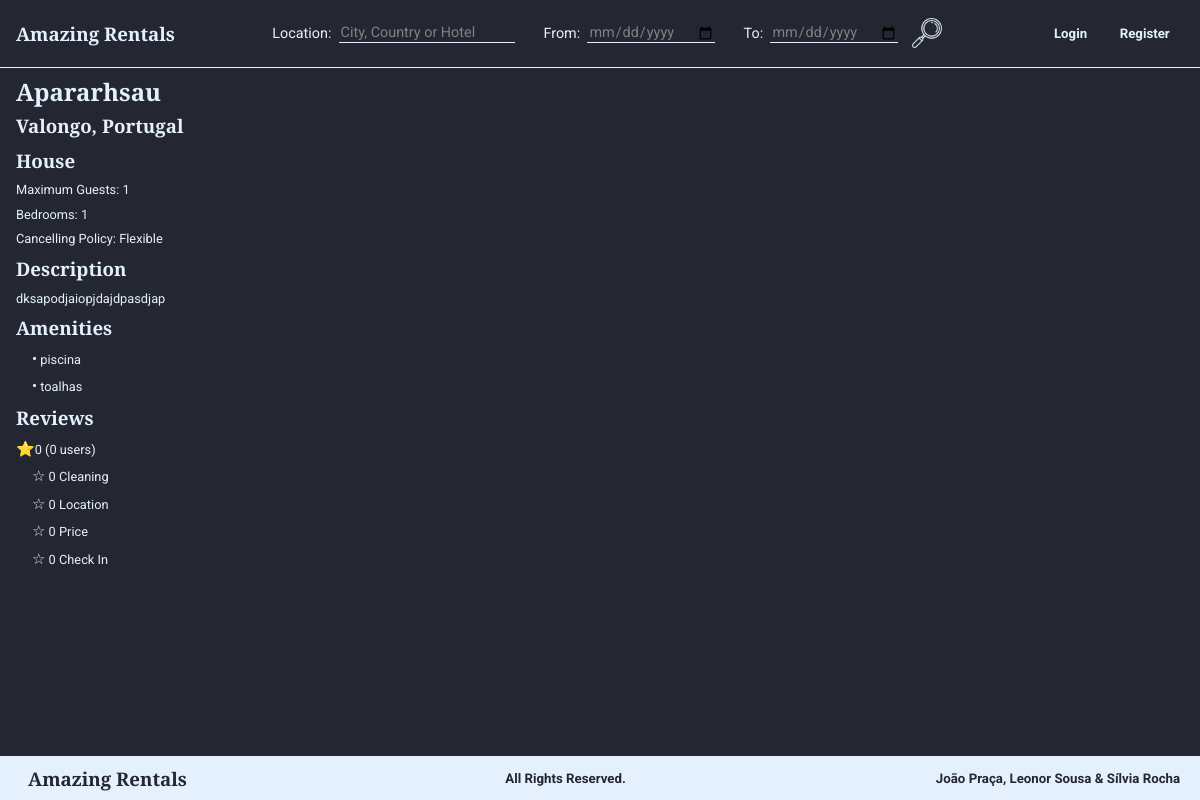
The page /viewProperty.php?id=2 on the database as committed earlier.
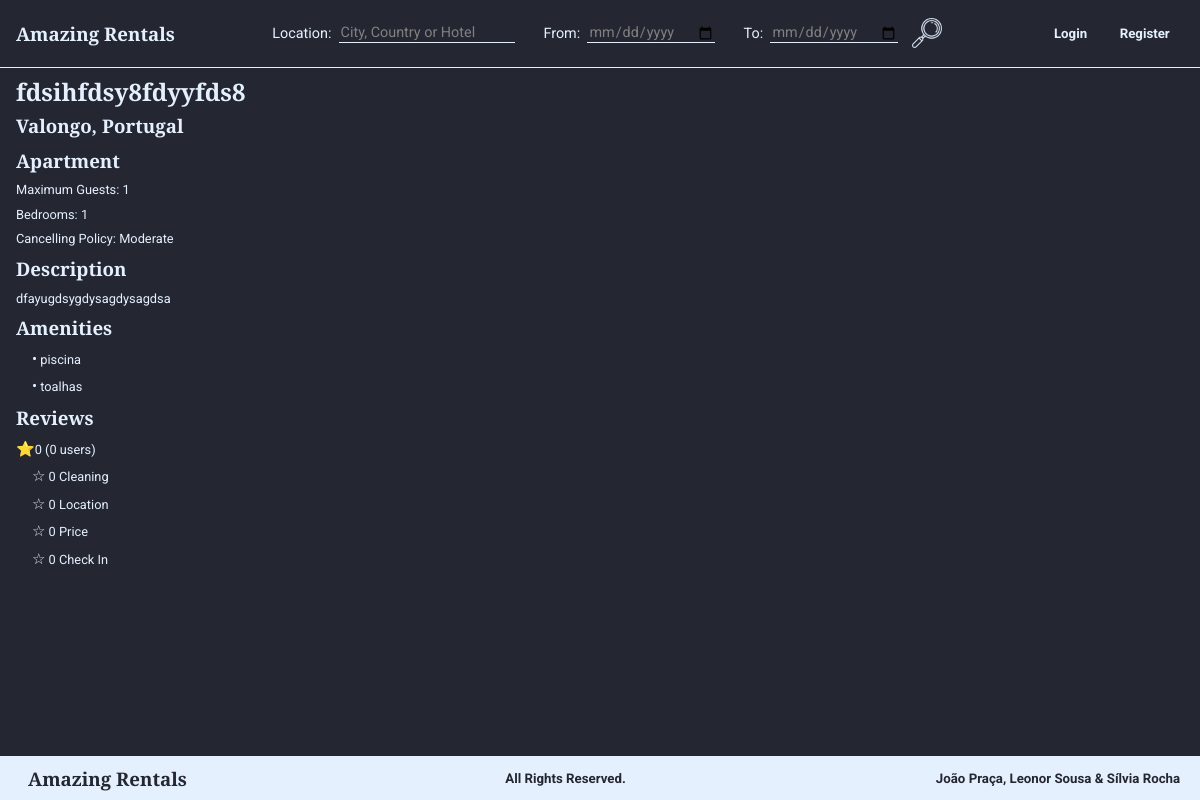
The same page on the database as committed later.
### tables this page shows
CREATE TABLE Habitacao (
    idHabitacao INTEGER PRIMARY KEY,
    nome        TEXT,
    numQuartos  INTEGER CHECK (numQuartos > 0), 
    maxHospedes INTEGER CHECK (maxHospedes > 0),  
    precoNoite  REAL    CHECK (precoNoite > 0), 
    taxaLimpeza REAL CHECK (taxaLimpeza >= 0), 
    descricao   TEXT,
    latitude    REAL    CHECK(latitude>=-90 and latitude<=90),
    longitude   REAL    CHECK(longitude>=-180 and longitude<=180),
    morada      TEXT,
    idCidade    INTEGER REFERENCES Cidade(idCidade) ON DELETE RESTRICT ON UPDATE RESTRICT, 
    idUtilizador INTEGER REFERENCES Utilizador(idUtilizador) ON DELETE CASCADE ON UPDATE CASCADE,
    idTipo      INTEGER REFERENCES TipoDeHabitacao (idTipo) ON DELETE SET NULL ON UPDATE CASCADE, 
    idPolitica  INTEGER REFERENCES PoliticaDeCancelamento (idPolitica) ON DELETE RESTRICT ON UPDATE CASCADE
);

CREATE TABLE Cidade (
    idCidade    INTEGER PRIMARY KEY,
    nome        VARCHAR(15) NOT NULL, 
    idPais      INTEGER REFERENCES Pais(idPais),
    UNIQUE(nome, idPais)
);

CREATE TABLE Pais (
    idPais      INTEGER PRIMARY KEY,
    nome        VARCHAR(15) UNIQUE NOT NULL 
);

CREATE TABLE TipoDeHabitacao (
    idTipo  INTEGER PRIMARY KEY,
    nome    VARCHAR(30) UNIQUE NOT NULL
);

CREATE TABLE PoliticaDeCancelamento (
    idPolitica              INTEGER PRIMARY KEY,
    nome                    VARCHAR(25) UNIQUE NOT NULL, 
    descricao               VARCHAR(500) NOT NULL, 
    percentagemReembolso    INTEGER CHECK (percentagemReembolso >= 0 AND percentagemReembolso <= 1)
);

CREATE TABLE Comodidade (
    idComodidade    INTEGER PRIMARY KEY,
    nome            VARCHAR(15) UNIQUE NOT NULL
);

### viewProperty.php (called while the page is built, shortened)
<?php
    $logedin=false;
    include('templates/common/header.php');
    include_once('database/connection.php');
    include_once('database/habitations.php');
    $habitation = getHabitationById($_GET['id']);
    include('templates/properties/viewProperty.php');
    include('templates/common/footer.php');
?>

### database/habitations.php (called while the page is built, shortened)
<?php
function getHabitationById($id){
    global $db;
    $stmt = $db->prepare('SELECT * FROM Habitacao WHERE idHabitacao=?');
    $stmt->execute(array($id));
    return $stmt->fetch();
}
function getNameType($id){
    global $db;
    $stmt = $db->prepare('SELECT nome FROM TipoDeHabitacao WHERE idTipo=?');
    $stmt->execute(array($id));
    return $stmt->fetch();
}
function getPolicy($id){
    global $db;
    $stmt = $db->prepare('SELECT * FROM PoliticaDeCancelamento WHERE idPolitica=?');
    $stmt->execute(array($id));
    return $stmt->fetch();
}
function getNameCity($id){
    global $db;
    $stmt = $db->prepare('SELECT nome FROM Cidade WHERE idCidade=?');
    $stmt->execute(array($id));
    return $stmt->fetch()['nome'];
}
function getNameCountry($idCity){
    global $db;
    $stmt = $db->prepare('SELECT Pais.nome as nome FROM Cidade JOIN Pais USING (idPais) WHERE idCidade=?');
    $stmt->execute(array($idCity));
    return $stmt->fetch()['nome'];
}
function getAmenities($idHabitacao){
    global $db;
    $stmt = $db->prepare('SELECT nome FROM Comodidade JOIN Dispoe USING (idComodidade) WHERE idHabitacao=?');
    $stmt->execute(array($idHabitacao));
    return $stmt->fetchAll();
}
?>

### templates/properties/viewProperty.php (the view, shortened to what this page needs)
<section id="property">
    <header>
        <h1><?=$habitation['nome']?></h1>
        <h3><?= getNameCity($habitation['idCidade'])?>, <?= getNameCountry($habitation['idCidade'])?> </h3>
    </header>
    <section id="property_data">
        <h3><?=getNameType($habitation['idTipo'])['nome'] ?></h3>
        <p>Maximum Guests: <?=$habitation['maxHospedes']?></p>
        <p>Bedrooms: <?=$habitation['numQuartos']?></p>
        <p>Cancelling Policy: <?=getPolicy($habitation['idPolitica'])['nome']?></p>
        <h3>Description</h3>
        <p><?=$habitation['descricao']?></p>
        <h3>Amenities</h3>
        <?php
        $amenities=getAmenities($habitation['idHabitacao']);
        foreach ($amenities as $value) { ?>
            <p id="amenity">   <?=$value['nome']?></p>
        <?php } ?>
        <h3>Reviews</h3>
        <?php
            $cleaning=0;
            $location=0;
            $value=0;
            $check_in=0;
            $rating=0;
            $n=0;
        ?>
        <p class="rating"><?=$rating?> (<?=$n?> users)</p>
        <p class="star"> <?=$cleaning?> Cleaning</p>
        <p class="star"> <?=$location?> Location</p>
        <p class="star"> <?=$value?> Price</p>
        <p class="star"> <?=$check_in?> Check In</p>
    </section>
</section>

### templates/common/header.php (shortened to what this page needs)
<!DOCTYPE html>
<html>
    <head>
        <link href="style.css" rel="stylesheet">
        <link href="layout.css" rel="stylesheet">
        <link href="responsive.css" rel="stylesheet">
        <link rel="stylesheet" href="https://unpkg.com/leaflet@1.6.0/dist/leaflet.css"/>
    </head>
    <body>
        <div class="content">
            <nav id="menu">
            <ul>
                <li><a href="homepage.php"><h3>Amazing Rentals</h3></a></li>
                <li>
                    <?php
                        include('templates/common/search.php');
                    ?>
                </li>
                    <?php
                    if ($logedin){ ?>
                        <li>
                            <div class="dropdown">
                                <h5>My Area</h5>
                                <div class="dropdown-content">
                                    <a href="editProfile.php"><p>Edit Profile</p></a>
                                    <a href="listProperties.php"><p>My Properties</p></a>
                                    <a href="listReservations.php"><p>My Reservations</p></a>
                                    <a href="templates/forms/logout.php"><p>Logout</p></a>
                                </div>
                            </div>
                        </li>
                    <?php }
                    else{ ?>
                        <li>
                            <a href="login.php"><h5>Login</h5></a>
                            <a href="register.php"><h5>Register</h5></a>
                        </li>
                    <?php } ?>
            </ul>
        </nav>

### templates/common/search.php
<form id="search" method="get" action="listSearch.php">
    <p> Location: </p>
    <input class="search_input" type="search" name="location" placeholder="City, Country or Hotel" id="search_text_input" required>
    <p> From: </p>
    <input class="search_input" type="date" name="dateFrom" id="dateFrom" required>
    <p> To: </p>
    <input class="search_input" type="date" name="dateTo" id="dateTo" required>
    <input type="image" src="images/glass.png" alt="Submit" height="30" id="glass">
</form>

### templates/common/footer.php
        </div>
        <footer class="footer">
            <h3>Amazing Rentals</h3>
            <h5>All Rights Reserved.</h5>
            <h5>João Praça, Leonor Sousa & Sílvia Rocha</h5>
        </footer>
    </body>
</html>

### style.css (style rules this page uses)
:root { --myDarkBlue: #242732; --myLightBlue: #E5F0FF; --titlesFont: Arvo, Courier, sans-serif; --bodyFont: Roboto, sans-serif; }
h1, h2, h3 { font-family: var(--titlesFont); margin: 0 0.5em 0 0; }
h4, h5, h6, p, span, input, label, tr, a, #filter_button { font-family: var(--bodyFont); }
p { font-size: 0.8em; }
a { color: var(--myLightBlue) }
body { background-color: var(--myDarkBlue); color: var(--myLightBlue); }
#menu { border-bottom-width: thin; border-bottom-color: var(--myLightBlue); border-bottom-style: solid; background-color: var(--myDarkBlue); }
#menu ul { list-style-type: none; }
#menu a { color: var(--myLightBlue); text-decoration: none; }
body>footer { background: var(--myLightBlue); color: var(--myDarkBlue); }
#menu li:first-child+li+li h5, #menu li:first-child+li+li+li h5, .dropdown-content p { background: var(--myDarkBlue); border-style: solid; border-width: thin; border-color: var(--myDarkBlue); }
input, select, textarea { background: var(--myLightBlue); color: var(--myDarkBlue); border-style: none; }
#glass { background: var(--myDarkBlue); }
.search_input { border-bottom-width: thin; border-bottom-color: var(--myLightBlue); border-bottom-style: solid; background-color: transparent; color: var(--myLightBlue); }
#search p, input { font-size: 0.9em; }
#search input::placeholder, #search #dateFrom, #search #dateTo, #search input { color: grey; }
.rating { display: block; }
.rating::before { content: '\2B50'; font-size: 1.17em; }
.star { display: block; }
.star::before { content: '\2606'; font-size: 1.17em; }
#amenity { display: block; }
#amenity::before { content: '\2022'; font-size: 1.17em; }
a { text-decoration: none; }

### layout.css (style rules this page uses)
html, body { height: 100%; }
body { display: flex; flex-direction: column; margin: 0; padding: 0; }
.content { flex: 1 0 auto; margin: 3.7em 0 0 0; }
#menu { position: fixed; top: 0; width: 100%; z-index: 999; overflow: visible; }
#menu ul { text-align: center; padding: 0; margin: 0; display: flex; align-items: center; justify-content: space-between; }
#menu li:first-child, #menu li:first-child~li~li { flex-basis: 200px; text-align: right; }
#menu li:first-child~li~li a { display: inline-block; }
#menu li:first-child { text-align: left; margin-top: 1em; margin-bottom: 1em; }
#glass { vertical-align: middle; margin: 1em; }
#search_text_input, #dateFrom, #dateTo { margin-right: 0em; }
#menu li { padding: 0em 1em; }
#menu h5 { margin: 0; padding: 1em; }
.footer { flex-shrink: 0; text-align: center; margin: 1em 0 0 0; padding: 0; display: flex; align-items: center; justify-content: space-between; }
.footer h3, h5 { margin: 0.5em; padding: 0em 1em; }
#search { display: flex; align-items: center; }
#search p { margin-left: 2em; margin-right: 0.5em; }
#property #property_data { float:left; }
#property { margin: 1em; }
.rightText h1, h3, h4, p { margin: 0; padding: 0.3rem 0 0.3rem 0; }
.rating { margin-right: auto; }
.star,#amenity { padding-left: 1rem; }

Rows that differ between the two databases and show on the page:
changed habitacao "Valongo": nome "Apararhsau" → "fdsihfdsy8fdyyfds8"; idTipo.nome "House" → "Apartment"; idPolitica.nome "Flexible" → "Moderate"; descricao "dksapodjaiopjdajdpasdjap" → "dfayugdsygdysagdysagdsa"
